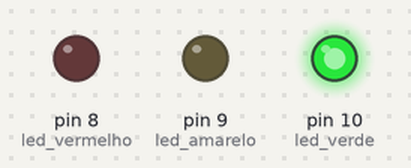
Bench run of a sketch on a simulated Arduino Uno, built with avr-gcc and run on an emulated ATmega328P. Shown: output pins drawn as LEDs (lit = HIGH).

Above: at 1.5 s.
At 4.7 s:
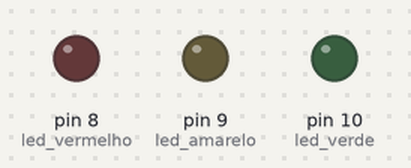
At 5.5 s:
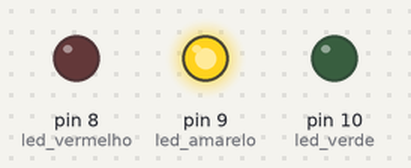
At 9.2 s:
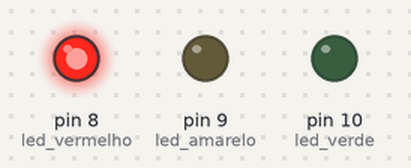
Timing chart, 0 to 13.9 s (numbered marks = the images above):
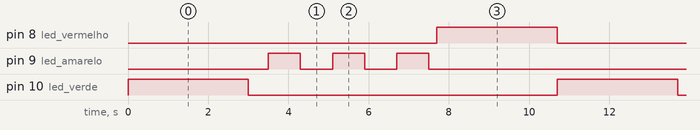

Measured:
- by itself, pin 8 (led_vermelho), pin 10 (led_verde): alternates HIGH for 3.0 s and LOW for 7.7 s
- by itself, pin 9 (led_amarelo): repeats every 10.7 s: 2 × (LOW 0.80 s, HIGH 0.80 s), LOW 6.7 s, HIGH 0.80 s
- by itself, everything shown: repeats every 10.7 s, in 10 steps

The sketch:

teste_arduino.ino
```cpp
int led_verde=10;
int led_amarelo=9;
int led_vermelho=8;
void setup() {
 pinMode(led_verde,OUTPUT);
 pinMode(led_amarelo,OUTPUT);
 pinMode(led_vermelho,OUTPUT);
}
void loop()
{
  digitalWrite(led_verde,HIGH);
  delay(3000);
  digitalWrite(led_verde,LOW);
  delay(500);
  digitalWrite(led_amarelo,HIGH);
  delay(800);
  digitalWrite(led_amarelo,LOW);
  delay(800);
  digitalWrite(led_amarelo,HIGH);
  delay(800);
  digitalWrite(led_amarelo,LOW);
  delay(800);
  digitalWrite(led_amarelo,HIGH);
  delay(800);
  digitalWrite(led_amarelo,LOW);
  delay(200);
  digitalWrite(led_vermelho,HIGH);
  delay(3000);
  digitalWrite(led_vermelho,LOW);

}
```
